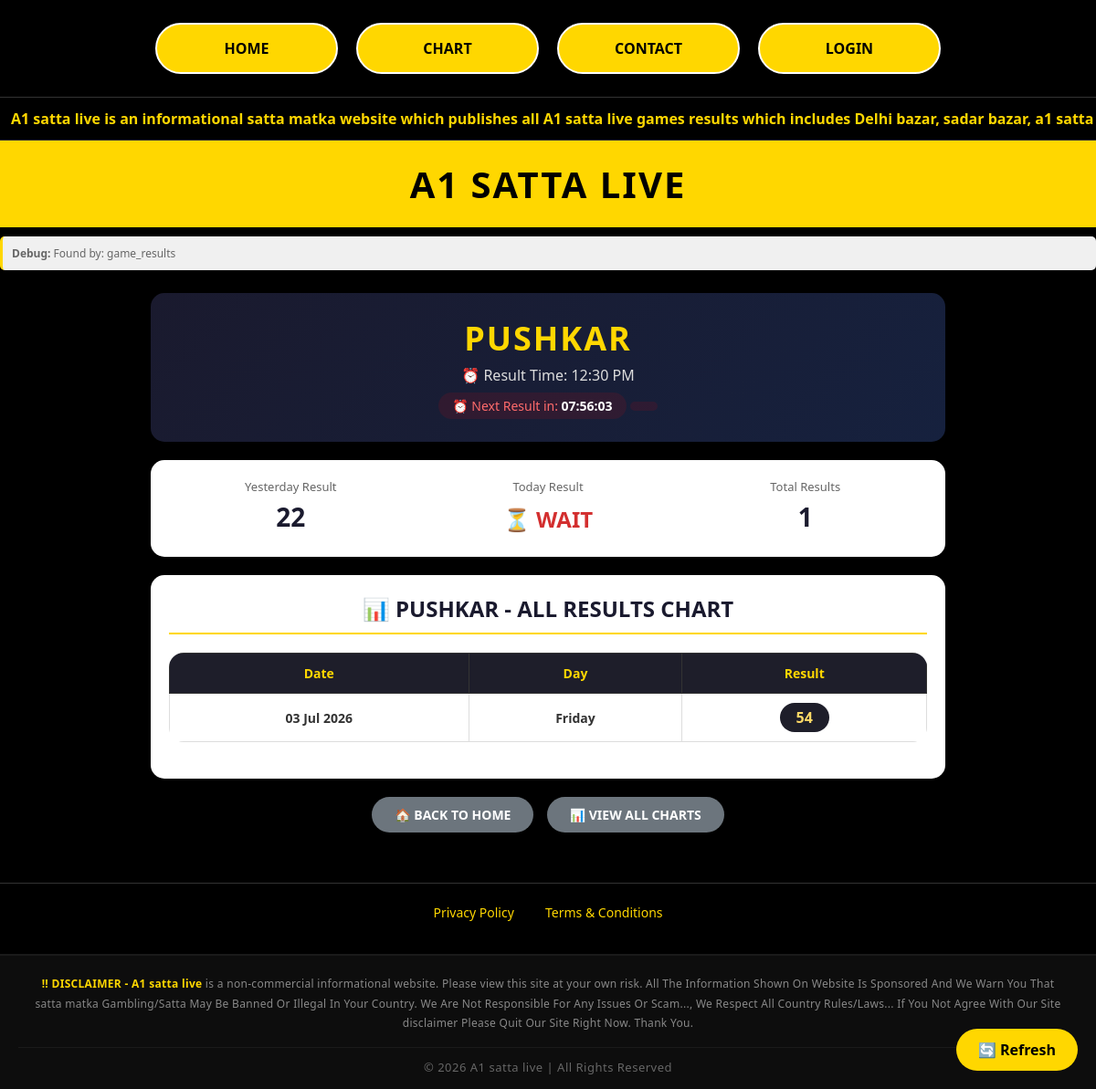
/game.php?game=pushkar, run on the app's committed database.
### tables this page shows
CREATE TABLE `game_results` (
  `id` int NOT NULL AUTO_INCREMENT,
  `game_name` varchar(100) NOT NULL,
  `display_name` varchar(100) NOT NULL,
  `yesterday_result` varchar(10) DEFAULT '--',
  `today_result` varchar(10) DEFAULT 'WAIT',
  `result_time` varchar(20) DEFAULT NULL,
  `time` varchar(20) DEFAULT '--',
  `table_type` enum('table1','table2') DEFAULT 'table1',
  `status` tinyint(1) DEFAULT '1',
  `is_latest` tinyint(1) DEFAULT '0',
  PRIMARY KEY (`id`),
  UNIQUE KEY `game_name` (`game_name`)
);

CREATE TABLE `chart_data` (
  `id` int NOT NULL AUTO_INCREMENT,
  `game_name` varchar(100) DEFAULT NULL,
  `chart_date` date DEFAULT NULL,
  `result` varchar(10) DEFAULT NULL,
  PRIMARY KEY (`id`)
);

### game.php (the view, shortened to what this page needs)
<?php
require_once 'config.php';
$game_slug = isset($_GET['game']) ? trim($_GET['game']) : '';
$game_name = str_replace('-', ' ', $game_slug);
$game_result = null;
$is_custom_table_game = false;
$found_by = '';
try {
    $stmt = $pdo->prepare("SELECT * FROM game_results WHERE LOWER(game_name) = LOWER(?) AND status = 1");
    $stmt->execute([$game_name]);
    $game_result = $stmt->fetch(PDO::FETCH_ASSOC);
    if ($game_result) {
        $found_by = 'game_results';
    }
} catch (PDOException $e) {
    error_log("Error in game_results query: " . $e->getMessage());
}
    ?>
    <?php
$current_result = $game_result['today_result'] ?? 'WAIT';
$yesterday_result = $game_result['yesterday_result'] ?? '--';
$result_time = $game_result['result_time'] ?? '';
$display_name = !empty($game_result['display_name']) ? $game_result['display_name'] : strtoupper($game_name);
if (!$is_custom_table_game) {
    try {
        $stmt = $pdo->prepare("SELECT timing FROM game_timings WHERE LOWER(game_name) = LOWER(?) AND is_active = 1 LIMIT 1");
        $stmt->execute([$game_name]);
        $timing_row = $stmt->fetch(PDO::FETCH_ASSOC);
        $game_timing = $timing_row ? $timing_row['timing'] : $result_time;
    } catch (PDOException $e) {
        $game_timing = $result_time;
    }
} else {
    $game_timing = $result_time;
}
function shouldShowTodayResult($game_timing)
{
    $current_time = new DateTime('now', new DateTimeZone('Asia/Kolkata'));
    $current_hour = (int) $current_time->format('H');
    $current_minute = (int) $current_time->format('i');
    $current_minutes = ($current_hour * 60) + $current_minute;
    $timing_parts = explode(' ', $game_timing);
    if (count($timing_parts) == 2) {
        $time_parts = explode(':', $timing_parts[0]);
        $hour = (int) $time_parts[0];
        $minute = (int) $time_parts[1];
        $ampm = strtoupper($timing_parts[1]);
        $timing_minutes = ($hour * 60) + $minute;
    } else {
        $time_parts = explode(':', $game_timing);
        $hour = (int) $time_parts[0];
        $minute = (int) ($time_parts[1] ?? 0);
        $timing_minutes = ($hour * 60) + $minute;
    }
    return $current_minutes >= $timing_minutes;
}
$show_today_result = shouldShowTodayResult($game_timing);
if (!$show_today_result) {
    $current_result = 'WAIT';
}
try {
    $stmt = $pdo->prepare("SELECT chart_date, result FROM chart_data WHERE LOWER(game_name) = LOWER(?) ORDER BY chart_date DESC");
    $stmt->execute([$game_name]);
    $chart_data = $stmt->fetchAll(PDO::FETCH_ASSOC);
} catch (PDOException $e) {
    error_log("Error fetching chart data: " . $e->getMessage());
    $chart_data = [];
}
require_once 'header.php';
?>
<link rel="stylesheet" href="./css/game-detail.css">
<div
    style="background: #f0f0f0; padding: 10px; margin: 10px 0; border-radius: 5px; font-size: 12px; color: #666; border-left: 3px solid #ffd700;">
    <strong>Debug:</strong> Found by: <?php echo $found_by; ?>
</div>
<div class="game-page-container">
    <div class="game-header-box">
        <h1><?php echo htmlspecialchars(strtoupper($display_name)); ?></h1>
        <div class="game-time">⏰ Result Time: <?php echo htmlspecialchars($game_timing ?: 'N/A'); ?></div>
        <div id="countdownTimer" class="countdown-timer">Loading timer...</div>
    </div>
    <div class="game-info-card">
        <div class="game-info-item">
            <div class="label">Yesterday Result</div>
            <div class="value"><?php echo htmlspecialchars($yesterday_result); ?></div>
        </div>
        <div class="game-info-item">
            <div class="label">Today Result</div>
            <div
                class="value <?php echo ($current_result == 'WAIT' || $current_result == '-1' || empty($current_result)) ? 'wait' : 'result'; ?>">
                <?php if ($current_result == 'WAIT' || $current_result == '-1' || empty($current_result)): ?>
                    ⏳ WAIT
                <?php else: ?>
                    <?php echo htmlspecialchars($current_result); ?>
                <?php endif; ?>
            </div>
        </div>
        <div class="game-info-item">
            <div class="label">Total Results</div>
            <div class="value"><?php echo count($chart_data); ?></div>
        </div>
    </div>
    <div class="chart-section">
        <h2>📊 <?php echo htmlspecialchars(strtoupper($display_name)); ?> - ALL RESULTS CHART</h2>
        <div class="chart-table-wrapper">
            <table class="chart-table">
                <thead>
                    <tr>
                        <th>Date</th>
                        <th>Day</th>
                        <th>Result</th>
                    </tr>
                </thead>
                <tbody>
                    <?php if (!empty($chart_data)): ?>
                        <?php foreach ($chart_data as $row):
                            $date_parts = explode('-', $row['chart_date']);
                            if (count($date_parts) == 3) {
                                $year_num = $date_parts[0];
                                $month_num = $date_parts[1];
                                $day_num = $date_parts[2];
                                $timestamp = mktime(0, 0, 0, $month_num, $day_num, $year_num);
                                $date_formatted = date('d M Y', $timestamp);
                                $day_name = date('l', $timestamp);
                            } else {
                                $date_formatted = $row['chart_date'];
                                $day_name = '--';
                            }
                            $result_number = $row['result'];
                            ?>
                            <tr>
                                <td class="date-col"><?php echo $date_formatted; ?></td>
                                <td class="day-col"><?php echo $day_name; ?></td>
                                <td>
                                    <span class="result-box">
                                        <?php echo htmlspecialchars($result_number ?: '--'); ?>
                                    </span>
                                </td>
                            </tr>
                        <?php endforeach; ?>
                    <?php endif; ?>
                </tbody>
            </table>
        </div>
    </div>
    <div style="text-align: center; margin: 20px 0;">
        <a href="index.php" class="back-btn">🏠 BACK TO HOME</a>
        <a href="chart.php" class="back-btn" style="margin-left: 10px;">📊 VIEW ALL CHARTS</a>
    </div>
</div>
<div class="footer">
    <a href="/privacy-policy">Privacy Policy</a>
    <a href="/terms-conditions">Terms & Conditions</a>
</div>
<?php require_once 'footer.php'; ?>

### css/header.css (style rules this page uses)
* { margin: 0; padding: 0; box-sizing: border-box; font-family: "Segoe UI", Arial, sans-serif; }
body { background: #000; }
table { width: 100%; border-collapse: collapse; background: #fff; border-radius: 16px; overflow: hidden; margin-bottom: 20px; }
th { background: #000; color: #ffd700; padding: 20px; font-size: 24px; border: 1px solid #333; }
td { border: 1px solid #ccc; text-align: center; padding: 20px; font-size: 24px; font-weight: bold; }
.wait { color: #d32f2f; font-weight: bold; display: inline-block; background: #fff; padding: 5px 15px; border-radius: 20px; }
.footer { background: #000; text-align: center; padding: 30px; border-top: 1px solid #333; }
.footer a { color: #ffd700; text-decoration: none; margin: 0 15px; font-size: 14px; }

### css/game-detail.css (style rules this page uses)
.game-page-container { max-width: 900px; margin: 0 auto; padding: 15px; }
.game-header-box { background: linear-gradient(135deg, #1a1a2e, #16213e); color: #ffd700; padding: 25px 20px; border-radius: 15px; margin-bottom: 20px; text-align: center; }
.game-header-box h1 { font-size: clamp(24px, 5vw, 36px); margin: 0 0 5px 0; letter-spacing: 2px; }
.game-header-box .game-time { font-size: 16px; color: #ddd; margin-top: 5px; }
.game-header-box .countdown-timer { font-size: 14px; color: #ff6b6b; margin-top: 8px; padding: 5px 15px; background: rgba(255, 0, 0, 0.1); border-radius: 20px; display: inline-block; }
.game-info-card { background: #fff; border-radius: 15px; padding: 20px; margin-bottom: 20px; box-shadow: 0 2px 10px rgba(0, 0, 0, 0.08); display: flex; justify-content: space-around; flex-wrap: wrap; gap: 15px; text-align: center; }
.game-info-item { flex: 1; min-width: 120px; }
.game-info-item .label { color: #666; font-size: 13px; margin-bottom: 5px; }
.game-info-item .value { font-size: clamp(18px, 4vw, 28px); font-weight: bold; color: #1a1a2e; }
.game-info-item .value.wait { color: #d32f2f; font-size: clamp(18px, 3vw, 24px); animation: pulse 1.5s ease-in-out infinite; }
.chart-section { background: #fff; border-radius: 15px; padding: 20px; box-shadow: 0 2px 10px rgba(0, 0, 0, 0.08); margin-bottom: 20px; }
.chart-section h2 { text-align: center; color: #1a1a2e; margin: 0 0 20px 0; font-size: clamp(18px, 3vw, 24px); border-bottom: 2px solid #ffd700; padding-bottom: 10px; }
.chart-table-wrapper { overflow-x: auto; -webkit-overflow-scrolling: touch; }
.chart-table { width: 100%; border-collapse: collapse; min-width: 500px; }
.chart-table th { background: #1e1e2a; color: #ffd700; padding: 12px 15px; font-size: 14px; font-weight: bold; text-align: center; border: 1px solid #333; white-space: nowrap; }
.chart-table td { border: 1px solid #ddd; padding: 10px 15px; text-align: center; font-size: 14px; color: #333; }
.date-col { font-weight: bold; color: #1a1a2e; white-space: nowrap; }
.day-col { color: #666; }
.result-box { background: #1e1e2a; display: inline-block; padding: 5px 18px; border-radius: 20px; color: #ffd966; font-weight: bold; font-size: 16px; min-width: 50px; }
.back-btn { display: inline-block; padding: 10px 25px; background: #6c757d; color: #fff; text-decoration: none; border-radius: 30px; font-weight: bold; font-size: 14px; transition: 0.3s; }
.footer { background: #000; text-align: center; padding: 20px; border-top: 1px solid #333; margin-top: 20px; }
.footer a { color: #ffd700; text-decoration: none; margin: 0 15px; font-size: 14px; }

### data on the page
game_results: display_name "PUSHKAR", result_time "12:30 PM", yesterday_result "22"
chart_data: chart_date "03 Jul 2026", chart_date "Friday", result "54"

### other printed values
$found_by "game_results"
count($chart_data) "1"
